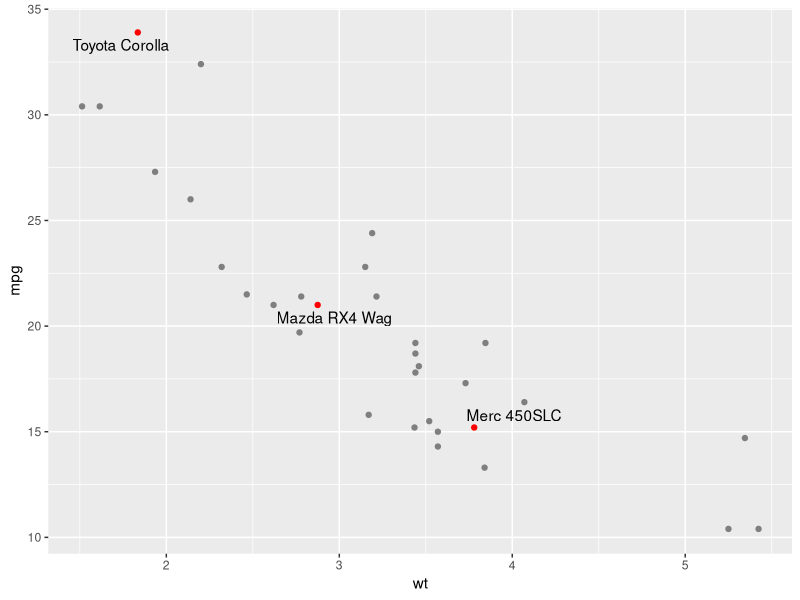

Write R code to recreate this figure.
library(ggplot2)
library(ggrepel)

# Create a new columns with the label only for row 2,3 and 14
mtcars$car = ""
idx_to_label = c(2, 20, 14)
mtcars$car[idx_to_label] = rownames(mtcars)[idx_to_label]

# Display the result
ggplot(mtcars, aes(wt, mpg, label = car)) +
  geom_text_repel() +
  geom_point(color = ifelse(mtcars$car == "", "grey50", "red"))
